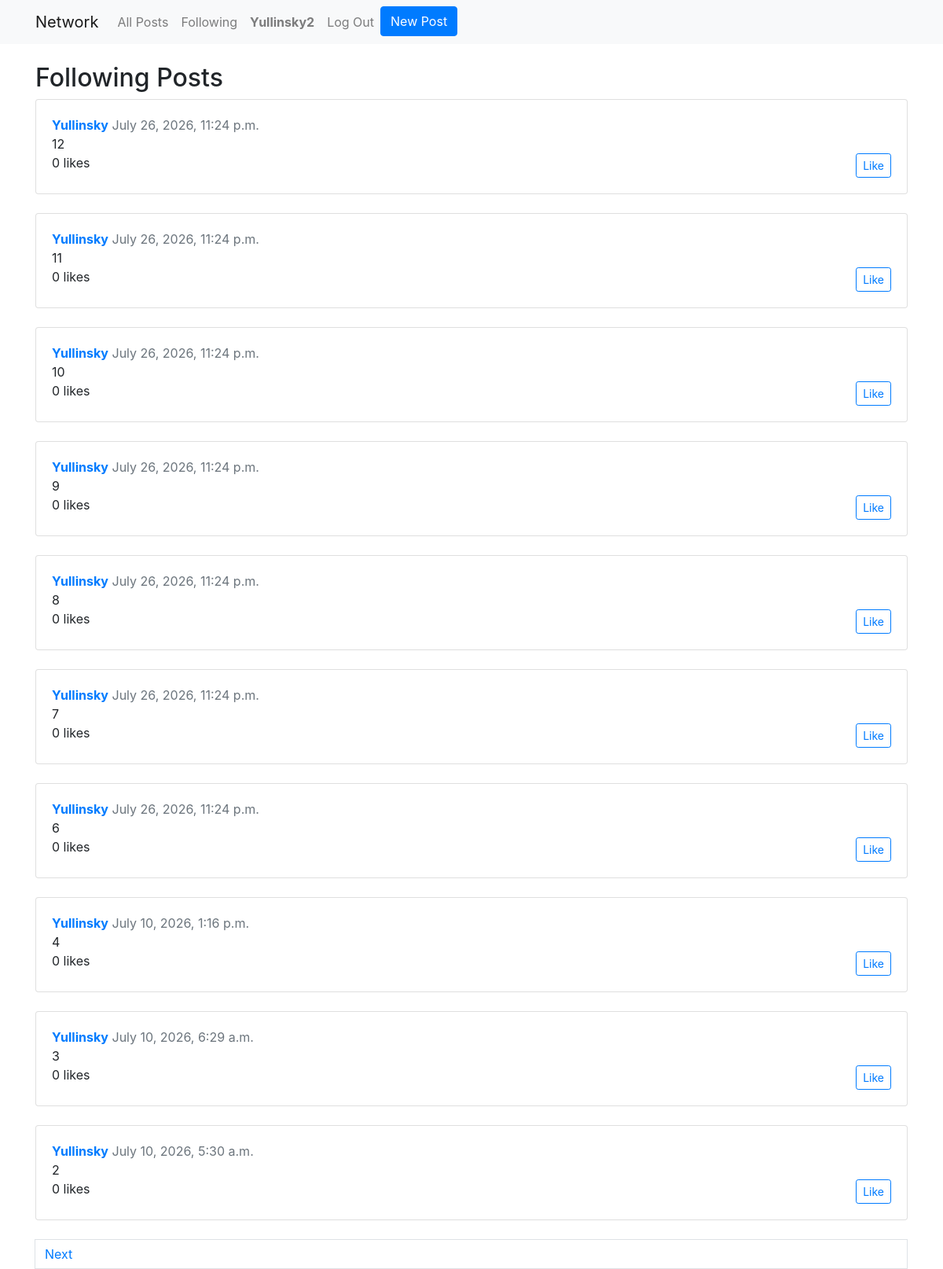
The page /following (signed in) on the database its author committed.
### network/models.py (models this page shows, shortened)
class User(AbstractUser):
    pass

class Post(models.Model):
    body = models.TextField(max_length=640)
    date_time = models.DateTimeField(auto_now_add=True)
    user = models.ForeignKey(User, on_delete=models.CASCADE)
    likes = models.ManyToManyField(User, related_name="liked_posts", blank=True)
    def total_likes(self):
        return self.likes.count()

### network/views.py (the view)
# urls.py: path("following", views.following, name="following"),
@login_required
def following(request):
    following_users = Follow.objects.filter(follower=request.user).values_list('followed', flat=True)
    posts = Post.objects.filter(user__in=following_users).order_by('-date_time')
    page_obj = paginate(request, posts)
    return render(request, "network/following.html", {"page_obj": page_obj})

### network/helpers.py (called while the page is built)
def paginate(request, queryset, per_page=10):
    paginator = Paginator(queryset, per_page)
    page_number = request.GET.get('page')
    return paginator.get_page(page_number)

### network/templates/network/following.html
{% extends "network/layout.html" %}
{% block body %}
    <h2>Following Posts</h2>
    {% if not user.is_authenticated %}
        <div class="alert alert-warning">Please log in to see posts from users you follow.</div>
    {% else %}
        {% include "network/posts_list.html" %}
    {% endif %}
{% endblock %}

### network/templates/network/layout.html (shortened to what this page needs)
{% load static %}
<!DOCTYPE html>
<html lang="en">
    <head>
        <link rel="stylesheet" href="https://stackpath.bootstrapcdn.com/bootstrap/4.4.1/css/bootstrap.min.css">
        <link href="{% static 'network/styles.css' %}" rel="stylesheet">
    </head>
    <body>
        <nav class="navbar navbar-expand-lg navbar-light bg-light">
            <div class="container">
                <a class="navbar-brand" href="{% url 'index' %}">Network</a>
                <div class="collapse navbar-collapse" id="navbarNav">
                    <ul class="navbar-nav mr-auto">
                        {% if user.is_authenticated %}
                            <li class="nav-item"><a class="nav-link" href="{% url 'index' %}">All Posts</a></li>
                            <li class="nav-item"><a class="nav-link" href="{% url 'following' %}">Following</a></li>
                            <li class="nav-item"><a class="nav-link" href="{% url 'profile' user.username %}">
                                <strong>{{ user.username }}</strong>
                            </a></li>
                            <li class="nav-item"><a class="nav-link" href="{% url 'logout' %}">Log Out</a></li>
                            <li class="nav-item"><a id="new-post" class="btn btn-primary" href="{% url 'create' %}">New Post</a></li>
                        {% else %}
                            <li class="nav-item"><a class="nav-link" href="{% url 'login' %}">Log In</a></li>
                            <li class="nav-item"><a class="nav-link" href="{% url 'register' %}">Register</a></li>
                        {% endif %}
                    </ul>
                </div>
            </div>
        </nav>
        <div class="container mt-4">
            {% block body %}
            {% endblock %}
        </div>
    </body>
</html>

### network/templates/network/posts_list.html (shortened to what this page needs)
{% for post in page_obj %}
    <div class="post card mb-4" id="post-{{  post.id  }}">
        <div class="card-body">
            <div class="post-header">
                <a href="{% url 'profile' post.user.username %}"><strong>{{  post.user.username  }}</strong><a>
                <span class="text-muted" id="timestamp-{{ post.id }}"> {{ post.date_time|date:"F j, Y, g:i a" }}</span>
            </div>
            <div class="post-body" id="content-{{ post.id }}">{{ post.body|linebreaksbr }}</div>
            <div class="post-footer">
                <span id="likes-count-{{  post.id  }}">{{ post.total_likes }} </span> likes
                {% if user.is_authenticated %}
                    <button onclick="toggleLike({{  post.id  }})" id="like-btn-{{  post.id  }}" class="btn btn-sm btn-outline-primary float-right">
                        {% if user in post.likes.all %}
                            Unlike
                        {% else %}
                            Like
                        {% endif %}
                    </button>
                {% endif %}
            </div>
        </div>
    </div>
{% empty %}
    <p>No posts yet. Be the first to post!</p>
{% endfor %}
<nav class="mt-4">
    {% if page_obj.has_next %}
        <a class="page-link" href="?page={{ page_obj.next_page_number }}">Next</a>
    {% endif %}
</nav>

### rows shown on the page
User: username "Yullinsky2"
Post: user.username "Yullinsky", date_time "July 26, 2026, 11:24 p.m.", body "12", total_likes "0", shows "Like"
Post: user.username "Yullinsky", date_time "July 26, 2026, 11:24 p.m.", body "11", total_likes "0", shows "Like"
Post: user.username "Yullinsky", date_time "July 26, 2026, 11:24 p.m.", body "10", total_likes "0", shows "Like"
Post: user.username "Yullinsky", date_time "July 26, 2026, 11:24 p.m.", body "9", total_likes "0", shows "Like"
Post: user.username "Yullinsky", date_time "July 26, 2026, 11:24 p.m.", body "8", total_likes "0", shows "Like"
Post: user.username "Yullinsky", date_time "July 26, 2026, 11:24 p.m.", body "7", total_likes "0", shows "Like"
Post: user.username "Yullinsky", date_time "July 26, 2026, 11:24 p.m.", body "6", total_likes "0", shows "Like"
Post: user.username "Yullinsky", date_time "July 10, 2026, 1:16 p.m.", body "4", total_likes "0", shows "Like"
Post: user.username "Yullinsky", date_time "July 10, 2026, 6:29 a.m.", body "3", total_likes "0", shows "Like"
Post: user.username "Yullinsky", date_time "July 10, 2026, 5:30 a.m.", body "2", total_likes "0", shows "Like"
